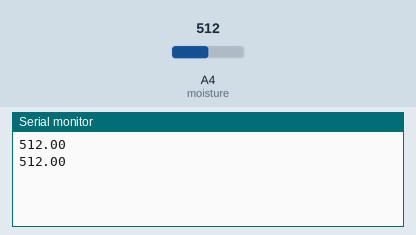
Recording of a sketch running on a simulated Arduino Uno, built with avr-gcc and run on an emulated ATmega328P. Parts: the last lines printed to the serial monitor. The inputs (shaded band) are chosen by the test bench; at power-on: A4 (moisture) = 512.

Above: at 1.3 s.
1.4 s: A4 (moisture) set to 716
At 1.8 s:
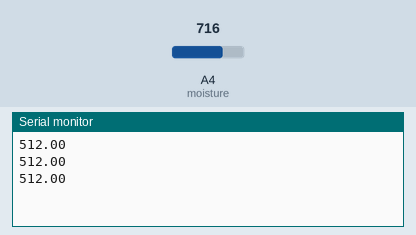
2.9 s: A4 (moisture) set to 900
At 3.4 s:
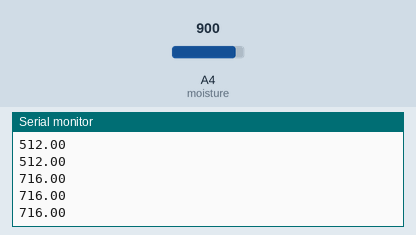
Timing chart, 0 to 5.9 s (numbered marks = the images above; inputs shaded):
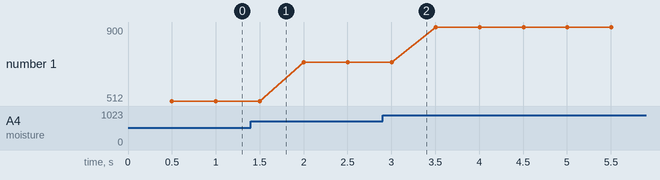

The sketch:

soilMoisture.ino
```cpp
#define moisture 4

void setup() {
  Serial.begin(115200);

  pinMode(moisture, INPUT);

}

void loop() {
  float moistureVal = analogRead(moisture);
  delay(500);
  Serial.println(moistureVal);

}
```

Measured:
- plotted number 1: 512 → 716 after the input at 1.4 s, 716 → 900 after the input at 2.9 s
